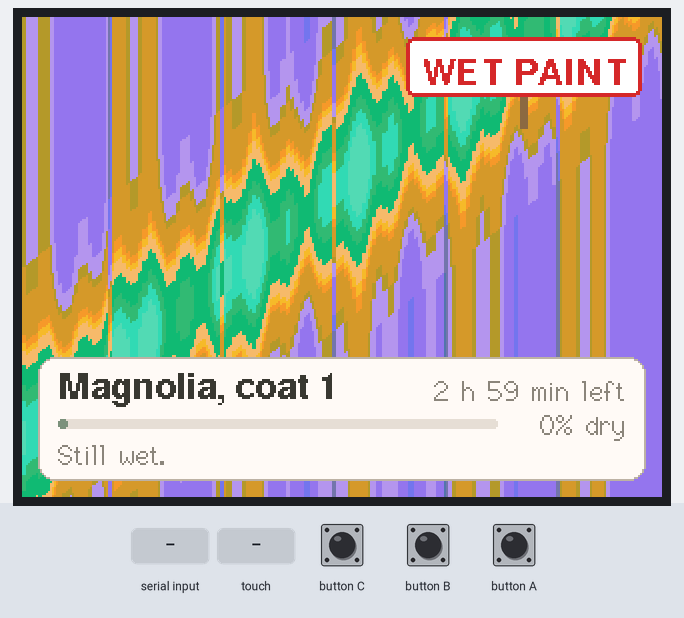
The program below on a simulated ESP32-S3. On the bench: 320×240 colour display. The test bench sets the inputs (shaded band). EEPROM starts erased.

Above: at 1.3 s.
1.4 s: "at 90\n" received over Serial
At 2.9 s:
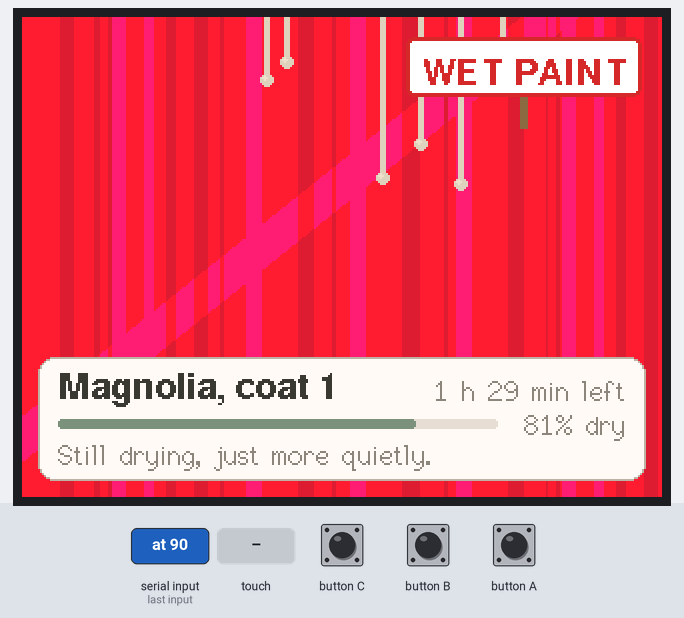
3.2 s: touch panel pressed at 13 % / 10 % of its raw x / y range
At 5.0 s:
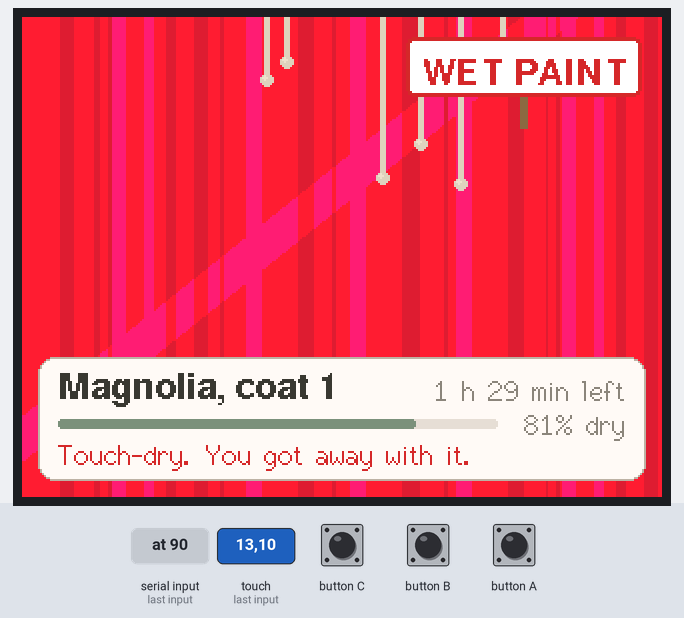
6.2 s: "speed 90\n" received over Serial
At 8.3 s:
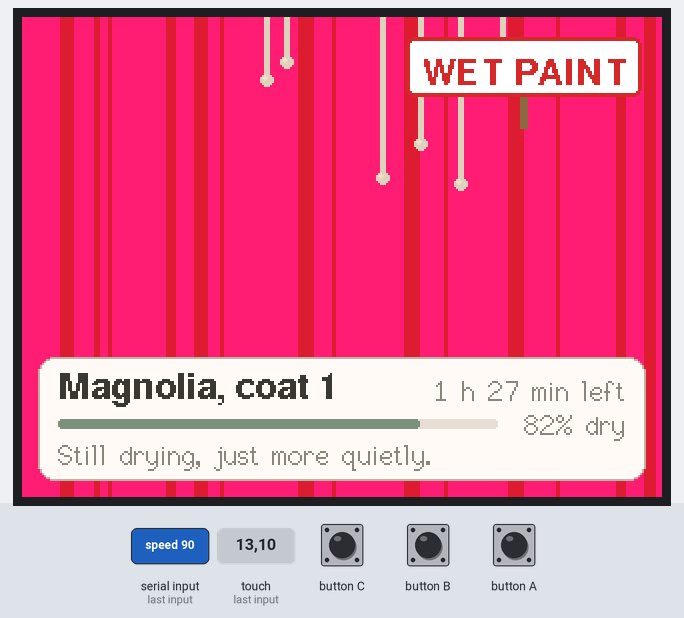
9.2 s: touch panel pressed at 38 % / 10 % of its raw x / y range
At 11.4 s:
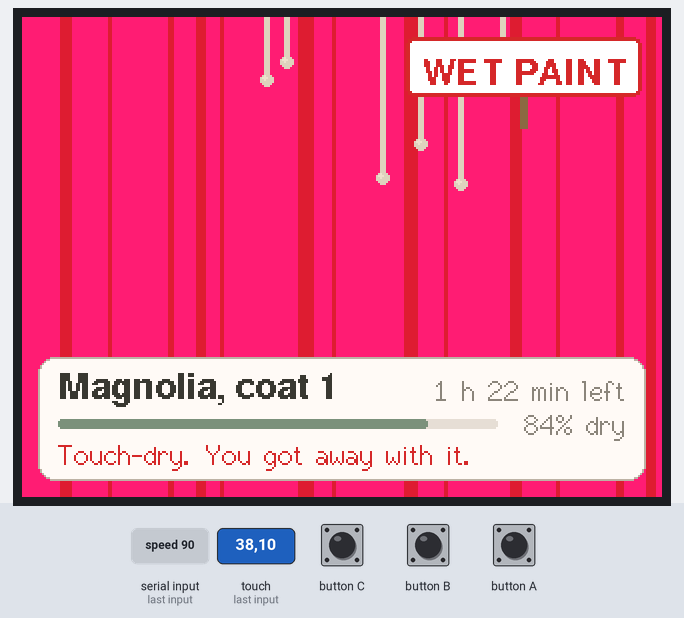
12.2 s: touch panel pressed at 62 % / 10 % of its raw x / y range
At 14.28 s:
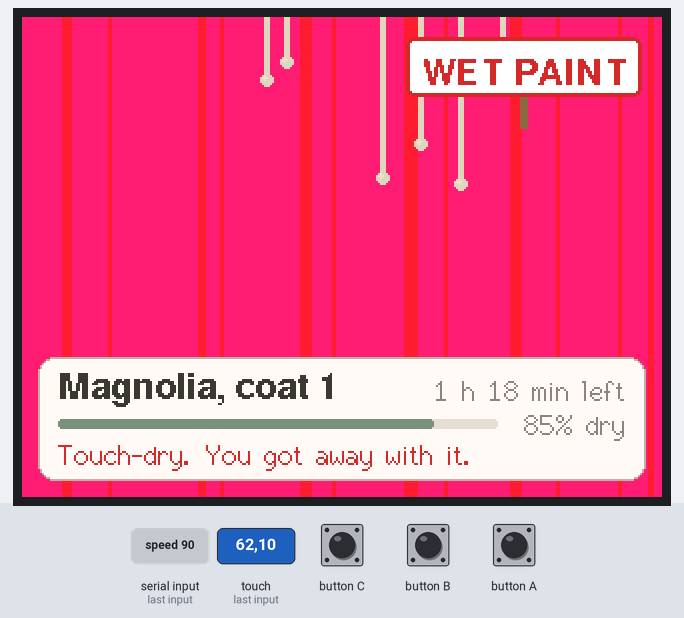
15.2 s: touch panel pressed at 62 % / 30 % of its raw x / y range
At 19.7 s:
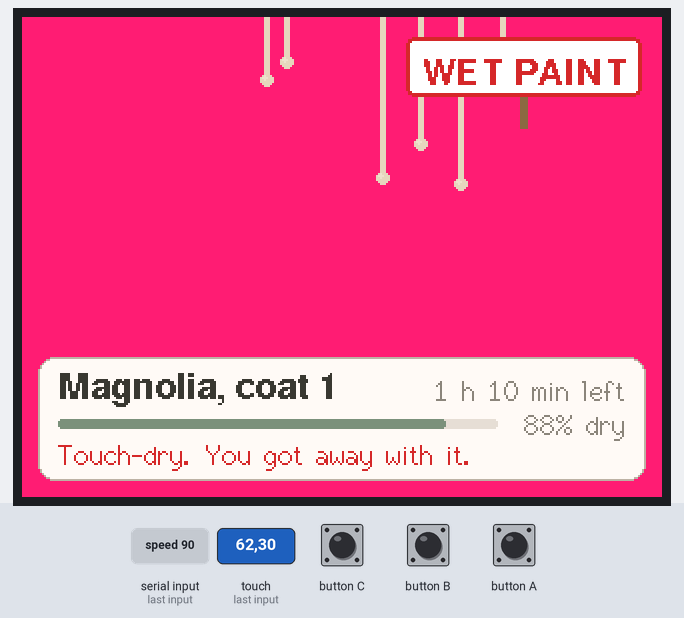
Timing chart, 0 to 21.2 s (numbered marks = the images above; inputs shaded):
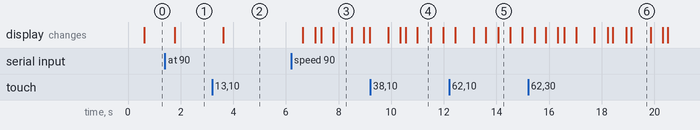

The program:

main.cpp
```cpp
// Watching Paint Dry: a freshly painted wall that dries, in real time, over three hours. That's it.
// Touch it while it is wet and your fingerprint stays until the next coat; once it is dry, tap for
// another coat in another thrilling shade. Progress is saved, so unplugging it undoes no drying. No sound.
// Serial commands, one per line: status, snap, at MINUTES (jump to that point of this coat),
// speed N (N times real time, for demos), touch X Y, coat N, reset, untouchable MS (ignore the touchscreen
// for a while, so screenshots show only what the script did).
#include <M5Unified.h>
#include <Preferences.h>
#include <math.h>
#include <stdio.h>
#include <string.h>

#include "theme.h"
#include "view.h"
#include "wall.h"
#include "words.h"

namespace {

constexpr uint32_t SEED = 0x9E3779B9;
constexpr uint32_t FRAME_MS = 100;        // ten frames a second is plenty for paint
constexpr float MAX_STEP_S = 1.0f;
constexpr uint32_t SAVE_EVERY_MS = 60000;
constexpr uint32_t REPLY_MS = 4000;
constexpr uint32_t SHOUT_MS = 1500;
constexpr const char* STORE = "paintdry";
constexpr size_t COMMAND_MAX = 40;
constexpr size_t RX_BUFFER_BYTES = 1024;
constexpr size_t SNAP_CHUNK_BYTES = 4096;
constexpr uint32_t SNAP_STALL_MS = 1000;

M5Canvas canvas(&M5.Display);
paint::Wall wall(320, 240, SEED);
Preferences saved;

float speed = 1.0f;
const char* reply = nullptr;
uint32_t replyUntilMs = 0;
uint32_t shoutUntilMs = 0;
uint32_t untouchableUntilMs = 0;
uint32_t lastFrameMs = 0;
uint32_t lastSaveMs = 0;
float framesPerSecond = 0.0f;

char command[COMMAND_MAX];
size_t commandLen = 0;
bool commandOverflow = false;

void save(uint32_t nowMs) {
    saved.putInt("coat", wall.coat());
    saved.putFloat("elapsed", wall.elapsedS());
    lastSaveMs = nowMs;
}

void touchWall(int x, int y, uint32_t nowMs) {
    paint::Touched result = wall.touch(x, y);
    reply = paint::touchReply(result);
    replyUntilMs = nowMs + REPLY_MS;
    if (result == paint::Touched::Smudged) shoutUntilMs = nowMs + SHOUT_MS;
    if (result == paint::Touched::Recoated) save(nowMs);
}

void handleTouch(uint32_t nowMs) {
    M5.update();
    if (M5.Touch.getCount() == 0) return;
    auto d = M5.Touch.getDetail();
    if (d.wasPressed() && nowMs >= untouchableUntilMs) touchWall(d.x, d.y, nowMs);
}

void printStatus() {
    Serial.printf(
        "STATUS {\"coat\":%d,\"colour\":\"%s\",\"stage\":\"%s\",\"dryness\":%.3f,\"elapsedS\":%.0f,"
        "\"remainingS\":%.0f,\"remark\":\"%s\",\"prints\":%u,\"drips\":%u,\"speed\":%.0f,\"fps\":%.1f}\n",
        wall.coat(), theme::coatColour(wall.coat()).name, paint::stageName(wall.stage()), wall.dryness(),
        wall.elapsedS(), wall.remainingS(), paint::remark(wall.stage(), wall.elapsedS()),
        static_cast<unsigned>(wall.smudges().size()), static_cast<unsigned>(wall.drips().size()), speed,
        framesPerSecond);
}

void sendSnapshot() {
    Serial.printf("SNAP %d %d %d\n", canvas.width(), canvas.height(), static_cast<int>(wall.stage()));
    const uint8_t* pixels = static_cast<const uint8_t*>(canvas.getBuffer());
    const size_t total = static_cast<size_t>(canvas.width()) * canvas.height() * 2;
    size_t sent = 0;
    uint32_t lastProgressMs = millis();
    while (sent < total && millis() - lastProgressMs < SNAP_STALL_MS) {
        size_t n = Serial.write(pixels + sent, min(SNAP_CHUNK_BYTES, total - sent));
        if (n > 0) {
            sent += n;
            lastProgressMs = millis();
        }
    }
}

void handleCommand(const char* cmd, uint32_t nowMs) {
    float value;
    int x, y, coat;
    if (strcmp(cmd, "status") == 0) {
        printStatus();
    } else if (strcmp(cmd, "snap") == 0) {
        sendSnapshot();
    } else if (sscanf(cmd, "at %f", &value) == 1) {
        wall.jumpTo(value * 60.0f);
        save(nowMs);
    } else if (sscanf(cmd, "speed %f", &value) == 1 && value > 0.0f) {
        speed = value;
    } else if (sscanf(cmd, "touch %d %d", &x, &y) == 2) {
        touchWall(x, y, nowMs);
    } else if (sscanf(cmd, "coat %d", &coat) == 1 && coat >= 1) {
        wall.restore(coat, 0.0f);
        save(nowMs);
    } else if (sscanf(cmd, "untouchable %d", &x) == 1) {
        untouchableUntilMs = nowMs + static_cast<uint32_t>(x > 0 ? x : 0);
    } else if (strcmp(cmd, "reset") == 0) {
        wall.restore(1, 0.0f);
        speed = 1.0f;
        save(nowMs);
    }  // anything else, such as claude-cube frames, is ignored
}

void pollSerial(uint32_t nowMs) {
    while (Serial.available() > 0) {
        char c = static_cast<char>(Serial.read());
        if (c == '\r') continue;
        if (c != '\n') {
            if (commandLen < COMMAND_MAX - 1) {
                command[commandLen++] = c;
            } else {
                commandOverflow = true;
            }
            continue;
        }
        command[commandLen] = '\0';
        if (!commandOverflow) handleCommand(command, nowMs);
        commandLen = 0;
        commandOverflow = false;
    }
}

}  // namespace

void setup() {
    auto cfg = M5.config();
    cfg.serial_baudrate = 0;   // set up below with a larger receive buffer
    cfg.internal_spk = false;  // no sound at all
    cfg.internal_mic = false;
    cfg.internal_imu = false;  // nothing here moves
    M5.begin(cfg);
    Serial.setRxBufferSize(RX_BUFFER_BYTES);
    Serial.begin(115200);
    M5.Display.setBrightness(theme::BRIGHTNESS);

    // The 150 KB frame fits in internal RAM, where drawing and pushing it are much faster than in PSRAM.
    canvas.setColorDepth(16);
    canvas.setPsram(false);
    if (canvas.createSprite(M5.Display.width(), M5.Display.height()) == nullptr) {
        canvas.setPsram(true);
        canvas.createSprite(M5.Display.width(), M5.Display.height());
    }

    saved.begin(STORE, false);
    wall.restore(saved.getInt("coat", 1), saved.getFloat("elapsed", 0.0f));
    lastFrameMs = lastSaveMs = millis();
}

void loop() {
    uint32_t frameStartMs = millis();
    wall.advance(fminf((frameStartMs - lastFrameMs) / 1000.0f, MAX_STEP_S) * speed);
    lastFrameMs = frameStartMs;
    handleTouch(frameStartMs);
    if (frameStartMs - lastSaveMs >= SAVE_EVERY_MS) save(frameStartMs);

    Caption caption;
    caption.reply = frameStartMs < replyUntilMs ? reply : nullptr;
    caption.signShouting = frameStartMs < shoutUntilMs;
    drawWall(canvas, wall, caption, frameStartMs);
    canvas.pushSprite(0, 0);
    pollSerial(millis());

    uint32_t spent = millis() - frameStartMs;
    framesPerSecond += 0.1f * (1000.0f / fmaxf(spent, 1.0f) - framesPerSecond);
    delay(spent < FRAME_MS ? FRAME_MS - spent : 1);
}
```

theme.h
```cpp
#pragma once

#include <stdint.h>

constexpr uint16_t rgb565(uint8_t r, uint8_t g, uint8_t b) {
    return static_cast<uint16_t>(((r & 0xF8) << 8) | ((g & 0xFC) << 3) | (b >> 3));
}

namespace theme {

struct Rgb {
    uint8_t r, g, b;
};

struct Colour {
    const char* name;
    Rgb rgb;
};

// The coats, in order: the dullest shades a paint chart has to offer.
constexpr Colour COATS[] = {
    {"Magnolia", {0xee, 0xe2, 0xc9}},
    {"Greige", {0xc9, 0xc0, 0xb0}},
    {"Eggshell", {0xf0, 0xea, 0xd6}},
    {"Beige", {0xdd, 0xc9, 0xa3}},
    {"Off-White", {0xf4, 0xf1, 0xe8}},
    {"Light Grey", {0xd3, 0xd3, 0xcf}},
};
constexpr int COAT_COUNT = sizeof(COATS) / sizeof(COATS[0]);

inline const Colour& coatColour(int coat) {
    return COATS[(coat - 1) % COAT_COUNT];
}

constexpr float WET_SHADE = 0.8f;  // wet paint looks this much darker

constexpr uint16_t CARD = rgb565(0xfb, 0xfa, 0xf6);
constexpr uint16_t CARD_EDGE = rgb565(0xb8, 0xb2, 0xa6);
constexpr uint16_t INK = rgb565(0x3a, 0x38, 0x33);
constexpr uint16_t INK_DIM = rgb565(0x8a, 0x86, 0x7d);
constexpr uint16_t BAR = rgb565(0xe2, 0xde, 0xd4);
constexpr uint16_t BAR_FILL = rgb565(0x7d, 0x93, 0x7a);
constexpr uint16_t SIGN = rgb565(0xff, 0xff, 0xff);
constexpr uint16_t SIGN_RED = rgb565(0xd6, 0x2b, 0x2b);
constexpr uint16_t POST = rgb565(0x8b, 0x6b, 0x47);

constexpr uint8_t BRIGHTNESS = 110;

}  // namespace theme
```

view.cpp
```cpp
#include "view.h"

#include <math.h>
#include <stdio.h>
#include <string.h>

#include <algorithm>

#include "theme.h"
#include "words.h"

namespace {

constexpr int LEVELS = 64;           // shades of the paint, darkest to brightest
constexpr int MID = LEVELS / 2;      // the paint itself
constexpr float LEVEL_STEP = 0.006f; // brightness change per shade
constexpr int ROLLER_PX = 56;        // the width of one pass of the roller
constexpr float ROLLER_SHADES = 5.0f;
constexpr int SHEEN_CENTER = 210;    // along x * 4/5 + y: a glossy band running down-left
constexpr float SHEEN_WIDTH = 46.0f;
constexpr float SHEEN_SHADES = 16.0f;
constexpr int SHEEN_SPAN = 512;
constexpr int DRIP_SHADE = MID - 7;
constexpr int PRINT_SHADE = MID - 6;
constexpr int SIGN_W = 118, SIGN_H = 30, SIGN_MARGIN = 10, POST_H = 16;
constexpr int CARD_H = 62, CARD_MARGIN = 8;
constexpr float PI_F = 3.14159265f;

// One frame's shades of the paint, both as the sprite buffer stores them (big-endian) and as the
// drawing calls take them.
struct Shades {
    uint16_t raw[LEVELS];
    uint16_t color[LEVELS];
};

uint16_t rgbOf(float r, float g, float b) {
    auto c = [](float v) { return static_cast<uint8_t>(std::min(std::max(v, 0.0f), 255.0f)); };
    return rgb565(c(r), c(g), c(b));
}

// Wet paint is darker and richer; it lightens to its own colour as it dries.
Shades shadesOf(const theme::Rgb& paintRgb, float dryness) {
    float shade = theme::WET_SHADE + (1.0f - theme::WET_SHADE) * powf(dryness, 0.7f);
    Shades s;
    for (int i = 0; i < LEVELS; i++) {
        float f = shade * (1.0f + (i - MID) * LEVEL_STEP);
        s.color[i] = rgbOf(paintRgb.r * f, paintRgb.g * f, paintRgb.b * f);
        s.raw[i] = __builtin_bswap16(s.color[i]);
    }
    return s;
}

// Roller marks: a ripple per pass and a faint lap line where passes meet, different for every coat.
int rollerShade(int x, int coat, float wetness) {
    float phase = coat * 1.7f;
    float ripple = 0.6f * sinf(2 * PI_F * x / ROLLER_PX + phase) + 0.4f * sinf(2 * PI_F * x / 17.3f + phase * 2);
    float lap = (x + coat * 13) % ROLLER_PX < 2 ? -1.5f : 0.0f;
    return static_cast<int>(lroundf((ripple + lap) * ROLLER_SHADES * wetness));
}

void fillPaint(M5Canvas& c, const paint::Wall& wall, const Shades& shades) {
    float wetness = 1.0f - wall.dryness();
    float gloss = wetness * wetness;
    int roller[320];
    int sheen[SHEEN_SPAN];
    const int w = std::min(c.width(), 320), h = c.height();
    for (int x = 0; x < w; x++) roller[x] = rollerShade(x, wall.coat(), wetness);
    for (int s = 0; s < SHEEN_SPAN; s++) {
        float d = (s - SHEEN_CENTER) / SHEEN_WIDTH;
        sheen[s] = static_cast<int>(lroundf(expf(-d * d) * SHEEN_SHADES * gloss));
    }
    uint16_t* frame = static_cast<uint16_t*>(c.getBuffer());
    for (int y = 0; y < h; y++) {
        uint16_t* row = frame + y * c.width();
        for (int x = 0; x < w; x++) {
            int level = MID + roller[x] + sheen[std::min(x * 4 / 5 + y, SHEEN_SPAN - 1)];
            row[x] = shades.raw[std::min(std::max(level, 0), LEVELS - 1)];
        }
    }
}

void drawDrips(M5Canvas& c, const paint::Wall& wall, const Shades& shades) {
    for (const paint::Drip& d : wall.drips()) {
        if (d.length < 1.0f) continue;
        c.drawWideLine(d.x, 0, d.x, d.length, 2.0f, shades.color[DRIP_SHADE]);
        c.fillCircle(d.x, d.length, 3, shades.color[DRIP_SHADE]);
        c.fillCircle(d.x - 1, d.length - 1, 1, shades.color[MID + 4]);  // a glint on the bead
    }
}

// Concentric broken rings at an angle: near enough to a fingerprint at this size.
void drawPrints(M5Canvas& c, const paint::Wall& wall, const Shades& shades) {
    for (const paint::Smudge& s : wall.smudges()) {
        float start = s.turn * 360.0f / 256.0f;
        for (int ring = 1; ring <= 4; ring++) {
            float from = start + ring * 47.0f;
            c.fillArc(s.x, s.y, ring * 3 - 1, ring * 3, from, from + 290.0f, shades.color[PRINT_SHADE + ring]);
        }
    }
}

void drawSign(M5Canvas& c, bool shouting, uint32_t nowMs) {
    int x = c.width() - SIGN_W - SIGN_MARGIN, y = SIGN_MARGIN;
    if (shouting) x += static_cast<int>(lroundf(3.0f * sinf(nowMs * 0.05f)));  // a little indignant wobble
    c.fillRect(x + SIGN_W / 2 - 2, y + SIGN_H, 4, POST_H, theme::POST);
    c.fillRoundRect(x, y, SIGN_W, SIGN_H, 4, shouting ? theme::SIGN_RED : theme::SIGN);
    c.drawRoundRect(x, y, SIGN_W, SIGN_H, 4, theme::SIGN_RED);
    c.drawRoundRect(x + 1, y + 1, SIGN_W - 2, SIGN_H - 2, 3, theme::SIGN_RED);
    c.setFont(&fonts::FreeSansBold9pt7b);
    c.setTextDatum(middle_center);
    c.setTextColor(shouting ? theme::SIGN : theme::SIGN_RED);
    c.drawString(shouting ? "DON'T!" : "WET PAINT", x + SIGN_W / 2, y + SIGN_H / 2 + 1);
}

void drawCard(M5Canvas& c, const paint::Wall& wall, const Caption& caption) {
    const int x = CARD_MARGIN, y = c.height() - CARD_H - CARD_MARGIN, w = c.width() - 2 * CARD_MARGIN;
    const theme::Colour& colour = theme::coatColour(wall.coat());
    bool dry = wall.stage() == paint::Stage::Dry;
    char text[40];
    c.fillRoundRect(x, y, w, CARD_H, 8, theme::CARD);
    c.drawRoundRect(x, y, w, CARD_H, 8, theme::CARD_EDGE);

    c.setFont(&fonts::FreeSansBold9pt7b);
    c.setTextDatum(top_left);
    c.setTextColor(theme::INK);
    snprintf(text, sizeof(text), "%s, coat %d", colour.name, wall.coat());
    c.drawString(text, x + 10, y + 7);

    c.setFont(&fonts::Font2);
    c.setTextDatum(top_right);
    c.setTextColor(theme::INK_DIM);
    paint::formatRemaining(wall.remainingS(), text, sizeof(text));
    if (!dry) strncat(text, " left", sizeof(text) - strlen(text) - 1);
    c.drawString(dry ? "tap for another coat" : text, x + w - 10, y + 9);

    const int barX = x + 10, barW = w - 84, barY = y + 31;
    c.fillRoundRect(barX, barY, barW, 5, 2, theme::BAR);
    c.fillRoundRect(barX, barY, std::max(5, static_cast<int>(barW * wall.dryness())), 5, 2, theme::BAR_FILL);
    snprintf(text, sizeof(text), "%d%% dry", static_cast<int>(wall.dryness() * 100.0f));
    c.drawString(text, x + w - 10, barY - 5);

    c.setTextDatum(top_left);
    c.setTextColor(caption.reply != nullptr ? theme::SIGN_RED : theme::INK_DIM);
    const char* line = caption.reply != nullptr ? caption.reply : paint::remark(wall.stage(), wall.elapsedS());
    c.drawString(line, x + 10, y + 41);
}

}  // namespace

void drawWall(M5Canvas& canvas, const paint::Wall& wall, const Caption& caption, uint32_t nowMs) {
    Shades shades = shadesOf(theme::coatColour(wall.coat()).rgb, wall.dryness());
    fillPaint(canvas, wall, shades);
    drawDrips(canvas, wall, shades);
    drawPrints(canvas, wall, shades);
    if (wall.stage() != paint::Stage::Dry) drawSign(canvas, caption.signShouting, nowMs);
    drawCard(canvas, wall, caption);
}
```

view.h
```cpp
#pragma once

#include <M5Unified.h>

#include "wall.h"

// What the card at the bottom says, beyond what the wall itself knows.
struct Caption {
    const char* reply = nullptr;  // what the wall said to the last touch, while it still shows
    bool signShouting = false;    // the sign turns red and says DON'T! for a moment after a fingerprint
};

// The wall fills the screen: its colour deepens and shines while wet, roller marks fade as it dries,
// drips and fingerprints stay where they are. A WET PAINT sign stands until it is dry, and a card at
// the bottom reports progress with appropriate solemnity.
void drawWall(M5Canvas& canvas, const paint::Wall& wall, const Caption& caption, uint32_t nowMs);
```

Measured:
- after the input at 1.4 s, the display: changes after 0.37 s (image 1)
- after the input at 3.2 s, the display: changes after 0.43 s (image 2)
- after the input at 6.2 s, the display: first changes after 0.44 s (image 3 shows a later state)
- what the display in image 3 shows lasts 0.7 s, from 7.8 s to 8.5 s
- what the display in image 4 shows lasts 0.5 s, from 11.0 s to 11.5 s
